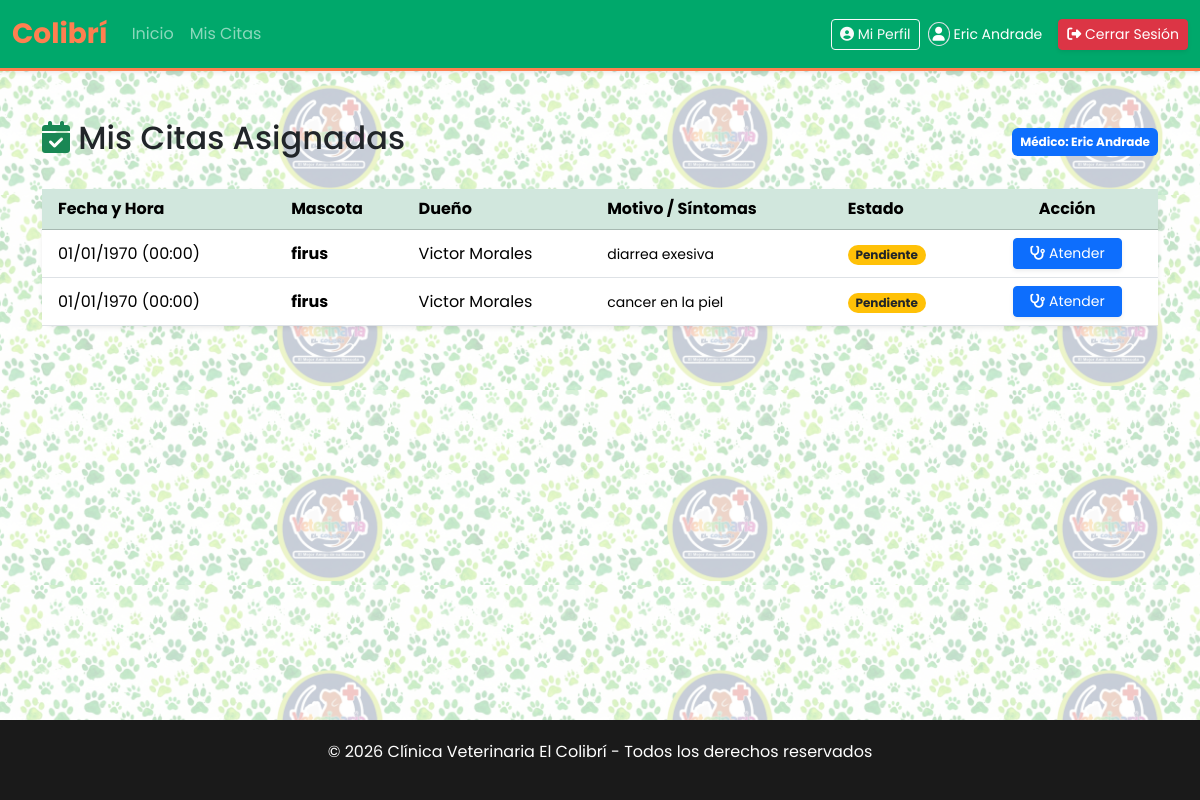
The page /pages/mis_citas.php (signed in) on the database its author committed.
### tables this page shows
CREATE TABLE `cita` (
  `id_cita` int(11) NOT NULL,
  `motivo` text DEFAULT NULL,
  `estado` enum('pendiente','confirmada','cancelada','completada') DEFAULT 'pendiente',
  `id_mascota` int(11) NOT NULL,
  `id_veterinario` int(11) DEFAULT NULL,
  `diagnostico` text DEFAULT NULL,
  `fecha_hora` datetime DEFAULT NULL
);

CREATE TABLE `mascota` (
  `id_mascota` int(11) NOT NULL,
  `nombre` varchar(100) NOT NULL,
  `especie` varchar(50) NOT NULL,
  `raza` varchar(50) DEFAULT NULL,
  `edad` int(11) DEFAULT NULL,
  `id_cliente` int(11) DEFAULT NULL
);

CREATE TABLE `cliente` (
  `id_cliente` int(11) NOT NULL,
  `nombre` varchar(100) NOT NULL,
  `apellido` varchar(100) NOT NULL,
  `direccion` varchar(255) DEFAULT NULL,
  `telefono` varchar(20) DEFAULT NULL,
  `correo` varchar(100) DEFAULT NULL
);

### pages/mis_citas.php (the view, shortened to what this page needs)
<?php
require_once '../includes/header.php';
$id_vet = $_SESSION['user']['id_veterinario'];
$query = "SELECT c.*, m.nombre as mascota, cl.nombre as dueño, cl.apellido
          FROM cita c
          JOIN mascota m ON c.id_mascota = m.id_mascota
          JOIN cliente cl ON m.id_cliente = cl.id_cliente
          WHERE c.id_veterinario = $id_vet
          ORDER BY c.fecha_hora DESC";
$mis_citas = mysqli_query($con, $query);
$data_citas = [];
while($fila = mysqli_fetch_assoc($mis_citas)) { $data_citas[] = $fila; }
?>
<div class="container mt-4">
    <div class="d-flex justify-content-between align-items-center mb-4">
        <h2><i class="fas fa-calendar-check text-success"></i> Mis Citas Asignadas</h2>
        <span class="badge bg-primary p-2">Médico: <?= htmlspecialchars($_SESSION['user']['nombre']) ?></span>
    </div>
    <div class="card shadow-sm border-0">
        <div class="card-body p-0">
            <table class="table table-hover align-middle mb-0">
                <thead class="table-success">
                    <tr>
                        <th class="ps-3">Fecha y Hora</th>
                        <th>Mascota</th>
                        <th>Dueño</th>
                        <th>Motivo / Síntomas</th>
                        <th>Estado</th>
                        <th class="text-center">Acción</th>
                    </tr>
                </thead>
                <tbody>
                    <?php if(count($data_citas) > 0): ?>
                        <?php foreach($data_citas as $c): ?>
                        <tr>
                            <td class="ps-3"><?= date('d/m/Y (H:i)', strtotime($c['fecha_hora'])) ?></td>
                            <td class="fw-bold"><?= htmlspecialchars($c['mascota']) ?></td>
                            <td><?= htmlspecialchars($c['dueño'] . ' ' . $c['apellido']) ?></td>
                            <td><small><?= htmlspecialchars($c['motivo'] ?? 'Sin especificar') ?></small></td>
                            <td><span class="badge rounded-pill <?= $c['estado'] == 'pendiente' ? 'bg-warning text-dark' : 'bg-success' ?>"><?= ucfirst($c['estado']) ?></span></td>
                            <td class="text-center">
                            <a href="atender_cita.php?id=<?= $c['id_cita'] ?>" class="btn btn-primary btn-sm px-3 shadow-sm">
                                <i class="fas fa-stethoscope"></i> Atender
                            </a>
                        </td>
                        </tr>
                        <?php endforeach; ?>
                    <?php else: ?>
                        <tr><td colspan="6" class="text-center p-5 text-muted">No tienes citas programadas.</td></tr>
                    <?php endif; ?>
                </tbody>
            </table>
        </div>
    </div>
</div>
<?php require_once '../includes/footer.php'; ?>

### assets/css/style.css (style rules this page uses)
:root { --primary: #00A86B; --primary-dark: #008f5d; --accent: #FF7F50; --glass: rgba(255, 255, 255, 0.85); }
body { font-family: 'Poppins', sans-serif; background: url('../img/background.jpg') repeat !important; background-size: 390px !important; background-attachment: fixed !important; min-height: 100vh; display: flex; flex-direction: column; }
body::before { content: ""; position: fixed; top: 0; left: 0; width: 100%; height: 100%; background: rgba(255, 255, 255, 0.75); z-index: -1; }
.container { flex: 1; }
.card { border: none !important; border-radius: 15px !important; box-shadow: 0 5px 15px rgba(0,0,0,0.05); transition: all 0.3s ease-in-out; }
.card i, .card img { transition: transform 0.4s ease; }

### rows shown on the page
cita: fecha_hora "01/01/1970 (00:00)", id_mascota.nombre "firus", cliente.nombre+apellido "Victor Morales", motivo "diarrea exesiva", estado "Pendiente"
cita: fecha_hora "01/01/1970 (00:00)", id_mascota.nombre "firus", cliente.nombre+apellido "Victor Morales", motivo "cancer en la piel", estado "Pendiente"

### other values the page prints
$_SESSION['user']['nombre'] "Eric Andrade"
